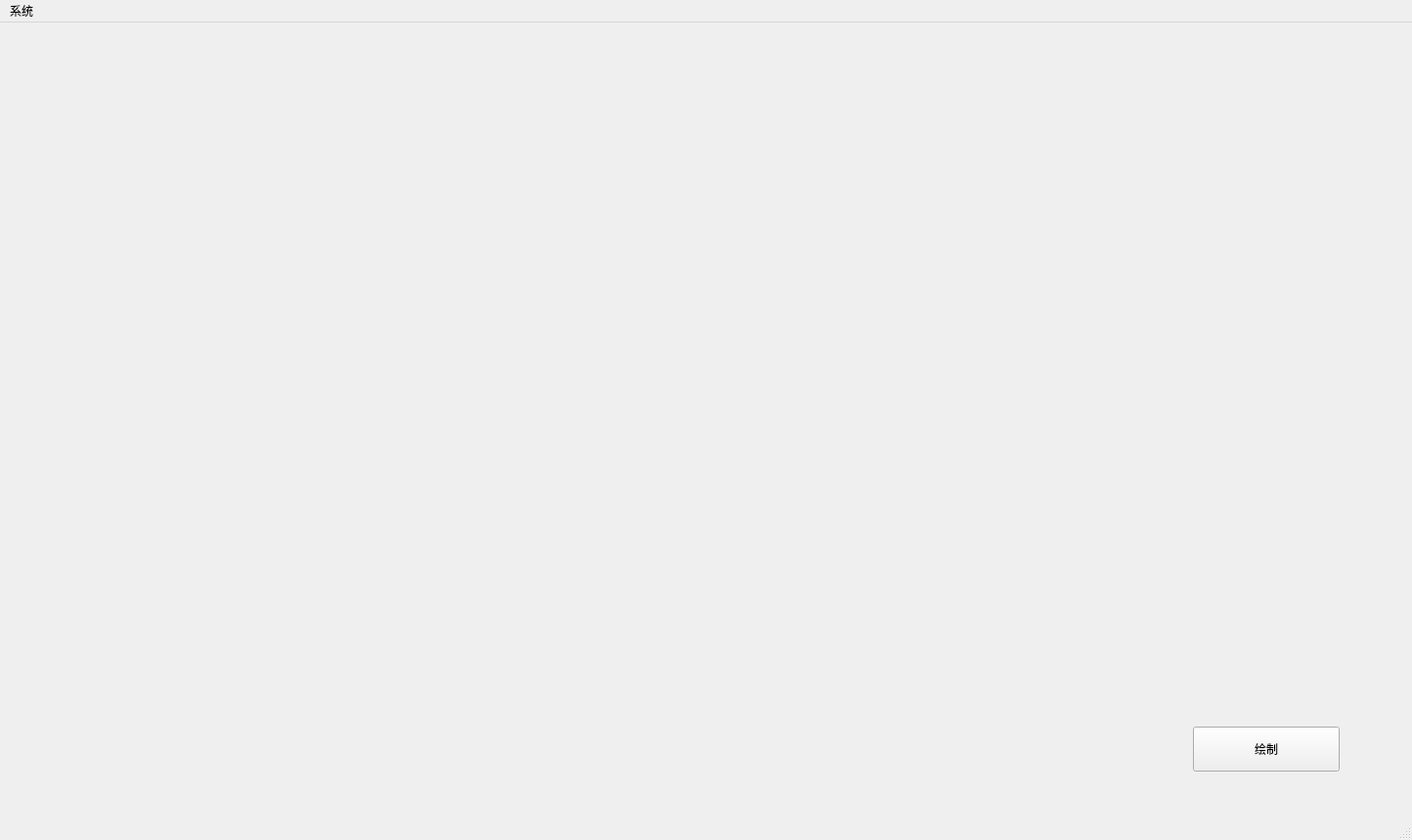
<?xml version="1.0" encoding="UTF-8"?>
<ui version="4.0">
 <class>MainWindow</class>
 <widget class="QMainWindow" name="MainWindow">
  <property name="geometry">
   <rect>
    <x>0</x>
    <y>0</y>
    <width>1444</width>
    <height>859</height>
   </rect>
  </property>
  <property name="windowTitle">
   <string>MainWindow</string>
  </property>
  <widget class="QWidget" name="centralwidget">
   <widget class="MplCanvasWrapper" name="widget" native="true">
    <property name="geometry">
     <rect>
      <x>10</x>
      <y>110</y>
      <width>931</width>
      <height>641</height>
     </rect>
    </property>
   </widget>
   <widget class="QPushButton" name="DrawButton">
    <property name="geometry">
     <rect>
      <x>1220</x>
      <y>720</y>
      <width>150</width>
      <height>46</height>
     </rect>
    </property>
    <property name="text">
     <string>绘制</string>
    </property>
   </widget>
  </widget>
  <widget class="QMenuBar" name="menubar">
   <property name="geometry">
    <rect>
     <x>0</x>
     <y>0</y>
     <width>1444</width>
     <height>26</height>
    </rect>
   </property>
   <widget class="QMenu" name="menu">
    <property name="title">
     <string>系统</string>
    </property>
    <addaction name="actionDataInput"/>
    <addaction name="separator"/>
    <addaction name="actionExit"/>
   </widget>
   <addaction name="menu"/>
  </widget>
  <widget class="QStatusBar" name="statusbar"/>
  <action name="actionDataInput">
   <property name="text">
    <string>读取数据</string>
   </property>
  </action>
  <action name="actionExit">
   <property name="text">
    <string>退出</string>
   </property>
  </action>
 </widget>
 <customwidgets>
  <customwidget>
   <class>MplCanvasWrapper</class>
   <extends>QWidget</extends>
   <header location="global">mplcanvaswrapper.h</header>
   <container>1</container>
  </customwidget>
 </customwidgets>
 <resources/>
 <connections>
  <connection>
   <sender>actionExit</sender>
   <signal>triggered()</signal>
   <receiver>MainWindow</receiver>
   <slot>close()</slot>
   <hints>
    <hint type="sourcelabel">
     <x>-1</x>
     <y>-1</y>
    </hint>
    <hint type="destinationlabel">
     <x>399</x>
     <y>299</y>
    </hint>
   </hints>
  </connection>
  <connection>
   <sender>DrawButton</sender>
   <signal>clicked()</signal>
   <receiver>widget</receiver>
   <slot>update()</slot>
   <hints>
    <hint type="sourcelabel">
     <x>1314</x>
     <y>770</y>
    </hint>
    <hint type="destinationlabel">
     <x>868</x>
     <y>639</y>
    </hint>
   </hints>
  </connection>
 </connections>
</ui>
